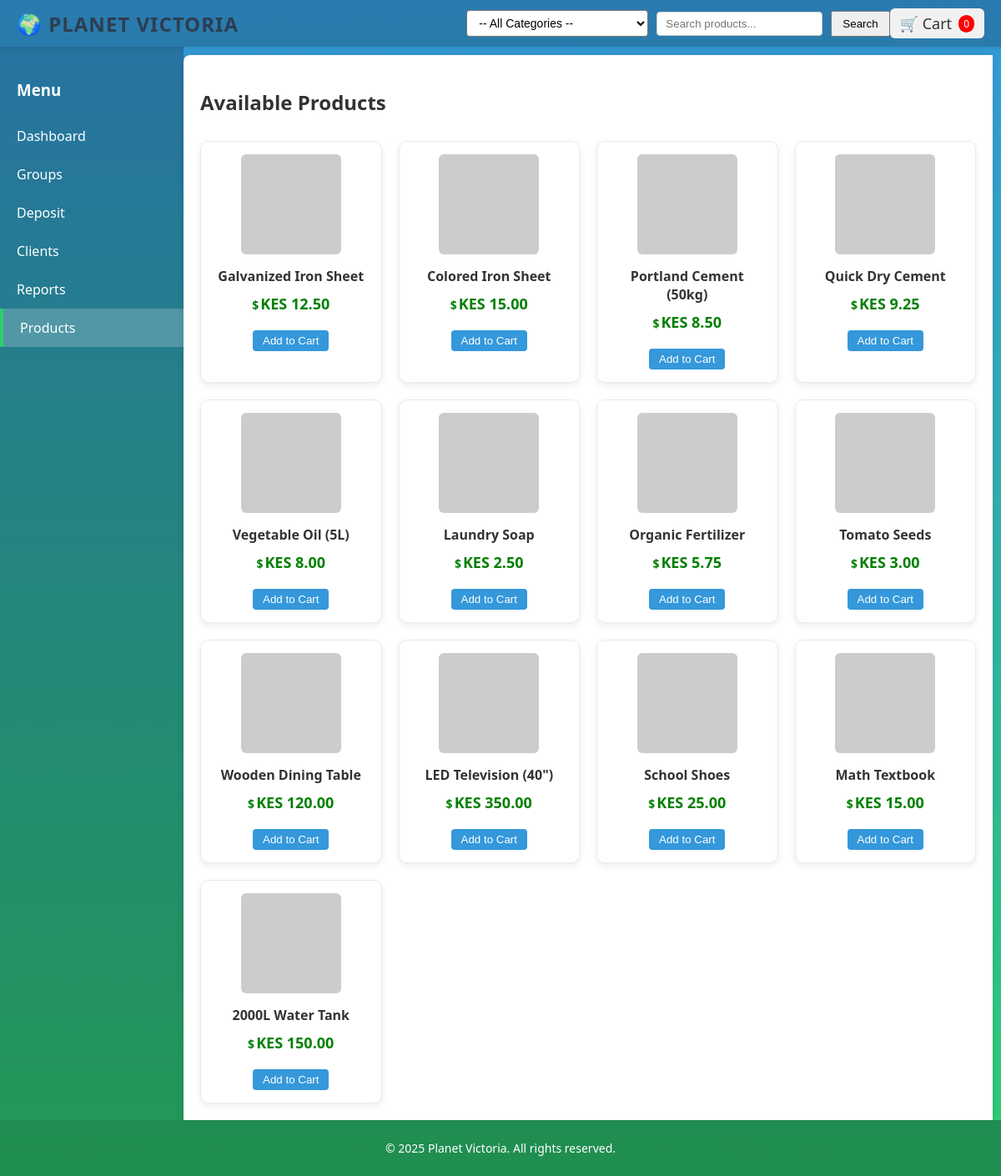
Screenshot of /products/index.php with the database file from the repository.
### tables this page shows
CREATE TABLE `products` (
  `id` int(11) NOT NULL,
  `name` varchar(255) NOT NULL,
  `description` text DEFAULT NULL,
  `price` decimal(10,2) NOT NULL,
  `image_url` varchar(255) DEFAULT NULL,
  `created_at` timestamp NOT NULL DEFAULT current_timestamp(),
  `updated_at` timestamp NOT NULL DEFAULT current_timestamp() ON UPDATE current_timestamp(),
  `category_id` int(11) DEFAULT NULL
);

### products/index.php (the view, shortened to what this page needs)
<?php
$host = 'localhost';
$db = 'planet_victoria';
$user = 'root';
$pass = '';
$pdo = new PDO("mysql:host=$host;dbname=$db", $user, $pass);
$pdo->setAttribute(PDO::ATTR_ERRMODE, PDO::ERRMODE_EXCEPTION);
$cartCount = 0;
$query = "
    SELECT p.*, c.category_name
    FROM products p
    JOIN categories c ON p.category_id = c.id
    WHERE 1=1
";
$params = [];
$query .= " ORDER BY p.created_at DESC";
$productStmt = $pdo->prepare($query);
$productStmt->execute($params);
$products = $productStmt->fetchAll(PDO::FETCH_ASSOC);
?>
<!DOCTYPE html>
<html lang="en">
<head>
  <link rel="stylesheet" href="../styles.css">
</head>
<body>
<div class="container">
  <header class="header">
  <div class="logo">🌍 Planet Victoria</div>
    <nav class="top-nav" style="display: flex; justify-content: space-between; align-items: center;">
  <form method="GET" action="index.php" style="display: flex; gap: 10px; align-items: center;">
    <select name="category" onchange="this.form.submit()" class="category-dropdown">
      <option value="">-- All Categories --</option>
    </select>
    <input type="text" name="search" placeholder="Search products..." value="<?= isset($_GET['search']) ? htmlspecialchars($_GET['search']) : '' ?>" style="padding: 6px 10px; border-radius: 4px; border: 1px solid #ccc;">
    <button type="submit" class="nav-btn" style="padding: 6px 12px;">Search</button>
  </form>
  <a href="view_cart.php" class="cart-icon">
    🛒 Cart
    <span class="cart-count"><?= $cartCount ?></span>
  </a>
</nav>
  </header>
  <div class="sidebar">
    <h3>Menu</h3>
    <ul class="menu-items">
      <li><a href="../index.php">Dashboard</a></li>
      <li><a href="../groups/index.php">Groups</a></li>
      <li><a href="../deposit/index.php">Deposit</a></li>
      <li><a href="../clients/index.php">Clients</a></li>
      <li><a href="../reports/index.php">Reports</a></li>
      <li><a href="index.php" class="active">Products</a></li>
    </ul>
  </div>
  <main class="content">
    <h2>Available Products</h2>
    <div class="product-grid">
      <?php if (!empty($products)): ?>
        <?php foreach ($products as $product): ?>
          <div class="product-card">
            <img src="<?= htmlspecialchars($product['image_url']) ?>" alt="<?= htmlspecialchars($product['name']) ?>">
            <div class="product-name"><?= htmlspecialchars($product['name']) ?></div>
            <div class="product-price">KES <?= number_format($product['price'], 2) ?></div>
            <form method="POST" action="add_to_cart.php">
              <button type="submit" class="add-to-cart">Add to Cart</button>
            </form>
          </div>
        <?php endforeach; ?>
      <?php else: ?>
        <p>No products found in this category.</p>
      <?php endif; ?>
    </div>
  </main>
  <footer class="footer">
    <p>© 2025 Planet Victoria. All rights reserved.</p>
  </footer>
</div>
</body>
</html>

### styles.css (style rules this page uses)
body { margin: 0; font-family: 'Segoe UI', Tahoma, Geneva, Verdana, sans-serif; background: linear-gradient(to bottom, #3498db, #2ecc71); min-height: 100vh; color: #333; }
.container { display: grid; grid-template-areas: "header header" "sidebar content" "footer footer"; grid-template-columns: 220px 1fr; grid-template-rows: auto 1fr auto; height: 100vh; }
.header { grid-area: header; display: flex; justify-content: space-between; align-items: center; background: rgba(0, 0, 0, 0.2); padding: 10px 20px; box-shadow: 0 2px 5px rgba(0,0,0,0.1); }
.logo { font-size: 24px; font-weight: 700; color: #2c3e50; text-transform: uppercase; letter-spacing: 1px; }
.sidebar { grid-area: sidebar; background: rgba(0, 0, 0, 0.25); padding: 20px 0; }
.sidebar h3 { color: white; padding: 0 20px; margin-bottom: 20px; }
.menu-items { list-style: none; padding: 0; margin: 0; }
.menu-items li a { display: block; color: white; padding: 12px 20px; text-decoration: none; transition: all 0.3s; }
.menu-items li a.active { background: rgba(255, 255, 255, 0.2); border-left: 4px solid #2ecc71; }
.content { grid-area: content; padding: 20px; background: white; border-radius: 8px 0 0 0; margin: 10px 10px 0 0; box-shadow: 0 0 10px rgba(0,0,0,0.1); overflow-y: auto; }
.footer { grid-area: footer; background: rgba(0, 0, 0, 0.3); color: white; text-align: center; padding: 10px; font-size: 14px; }
.sidebar { transition: transform 0.3s ease; }
.product-grid { display: grid; grid-template-columns: repeat(auto-fill, minmax(280px, 1fr)); gap: 25px; margin-top: 30px; }
.product-card { background: white; border-radius: 10px; overflow: hidden; box-shadow: 0 3px 10px rgba(0,0,0,0.08); transition: all 0.3s ease; border: 1px solid #eaeaea; }
.product-price { font-size: 18px; font-weight: 700; color: #e74c3c; margin: 10px 0; }
.product-price::before { content: "$"; font-size: 14px; margin-right: 2px; }

### products/index.php (style rules this page uses)
.category-dropdown { background: white; padding: 6px 10px; border-radius: 4px; font-size: 14px; }
.product-grid { display: grid; grid-template-columns: repeat(auto-fill, minmax(180px, 1fr)); gap: 20px; margin-top: 30px; }
.product-card { background: #fff; border-radius: 10px; padding: 15px; box-shadow: 0 3px 8px rgba(0, 0, 0, 0.08); text-align: center; }
.product-card img { max-width: 100%; height: 120px; object-fit: cover; border-radius: 6px; }
.product-name { font-size: 16px; font-weight: bold; margin: 10px 0 5px; }
.product-price { color: green; font-weight: bold; }
.add-to-cart { margin-top: 10px; padding: 5px 12px; background: #3498db; color: white; border: none; border-radius: 4px; cursor: pointer; }
.cart-icon { font-size: 18px; cursor: pointer; color: #333; display: flex; align-items: center; gap: 4px; padding: 6px 12px; background: #f1f1f1; border-radius: 6px; text-decoration: none; }
.cart-count { background-color: red; color: white; padding: 2px 6px; border-radius: 12px; font-size: 12px; margin-left: 4px; }

### rows the page displays
products: name "Galvanized Iron Sheet", price "12.50"
products: name "Colored Iron Sheet", price "15.00"
products: name "Portland Cement (50kg)", price "8.50"
products: name "Quick Dry Cement", price "9.25"
products: name "Vegetable Oil (5L)", price "8.00"
products: name "Laundry Soap", price "2.50"
products: name "Organic Fertilizer", price "5.75"
products: name "Tomato Seeds", price "3.00"
products: name "Wooden Dining Table", price "120.00"
products: name "LED Television (40\")", price "350.00"
products: name "School Shoes", price "25.00"
products: name "Math Textbook", price "15.00"
products: name "2000L Water Tank", price "150.00"

### other values shown
$cartCount "0"
